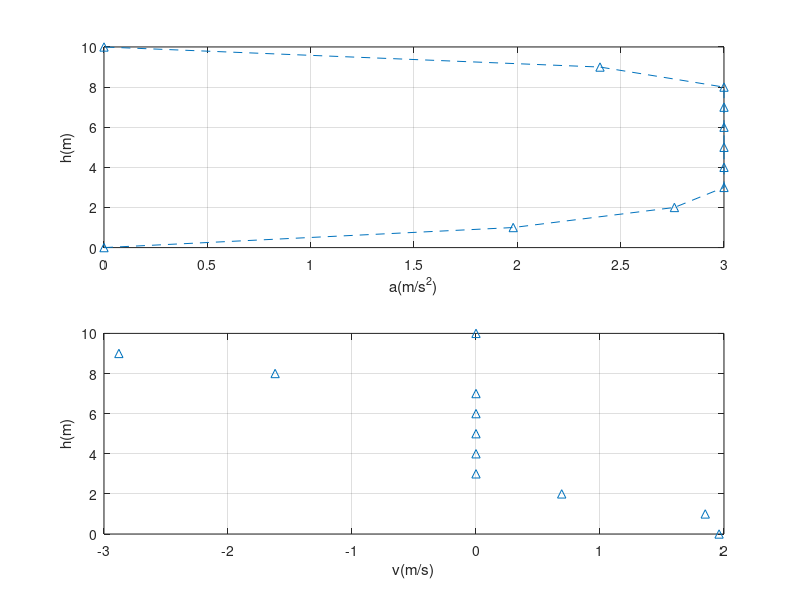

This chart was generated by the following MATLAB code:
%% Dynamic Programming

clc; clear; close all;

% Define IC, h: height, v: velocity
h_init = 0; v_init = 0;

% Final state
h_final = 10; v_final = 0;

% Boundary condition
h_min = 0; h_max = 10; N_h = 10;
v_min = 0; v_max = 3; N_v = 50;

% Create state array
Hd = h_min:(h_max - h_min) / N_h:h_max;
Vd = v_min:(v_max - v_min) / N_v:v_max;

% Input constraint, input is the system acceleration
u_min = -3; u_max = 2;

% Define cost to go matrix
J_costtogo = zeros(N_h + 1, N_v + 1);

% Define input acceleration matrix
Input_acc = zeros(N_h + 1, N_v + 1);

%%%%%%%%%%%%%%%% From 10m to 8m %%%%%%%%%%%%%%%%%
v_avg = 0.5 * (v_final + Vd); % Calculate average speed
T_delta = (h_max - h_min) ./ (N_h * v_avg); % Calculate travel time, this is thecost

acc = (v_final - Vd) ./ T_delta; % Calculate acceleration
J_temp = T_delta; % Assign delta T to cost to go
[acc_x, acc_y] = find(acc < u_min | acc > u_max); % Find which acc is over thelimit

Ind_lin_acc = sub2ind (size(acc), acc_x, acc_y); % Find linear index
J_temp (Ind_lin_acc) = inf; % Let certain elements to infinity
J_costtogo(2, :) = J_temp; % Save to cost to go matrix
Input_acc (2, :) = acc; % Save to acceleration matrix

%%%%%%%%%%%%%%%% From 8m to 2m %%%%%%%%%%%%%%%%%
for k = 3:1:N_h
    [Vd_x, Vd_y] = meshgrid(Vd, Vd); % Prepare the matrix
    v_avg = 0.5 * (Vd_x + Vd_y); % Calculate average time
    T_delta = (h_max - h_min) ./ (N_h * v_avg); % Calculate travel time, this is thecost

    acc = (Vd_y - Vd_x) ./ T_delta; % Calculate acceleration
    J_temp = T_delta; % Assign delta T to cost to go
    [acc_x, acc_y] = find(acc < u_min | acc > u_max); % Find which acc is over thelimit

    Ind_lin_acc = sub2ind (size(acc), acc_x, acc_y); % Find linear index
    J_temp (Ind_lin_acc) = inf; % Let certain elements to infinity

    %%%%%%% Very Important Step! %%%%%%%%%%%%%%%%%%%
    J_temp = J_temp + meshgrid(J_costtogo(k - 1, :))'; % Add last cost to go
    [J_costtogo(k, :), l] = min(J_temp); % Save to cost to go matrix
    Ind_lin_acc = sub2ind (size(J_temp), l, 1:length(l)); % Find linear index
    Input_acc (k, :) = acc(Ind_lin_acc); % Save to acceleration matrix
end

%%%%%%%%%%%%%%%% From 2m to 0m %%%%%%%%%%%%%%%%%
v_avg = 0.5 * (Vd + v_init); % Calculate average time
T_delta = (h_max - h_min) ./ (N_h * v_avg); % Calculate travel time, this is thecost

acc = (Vd - v_init) ./ T_delta; % Calculate acceleration
J_temp = T_delta; % Assign delta T to cost to go
[acc_x, acc_y] = find(acc < u_min | acc > u_max); % Find which acc is over thelimit

Ind_lin_acc = sub2ind (size(acc), acc_x, acc_y); % Fine linear index
J_temp (Ind_lin_acc) = inf; % Let certain elements to infitiy
%%%%%%% Very Important Step! %%%%%%%%%%%%%%%%%%%
J_temp = J_temp + J_costtogo(N_h, :); % Add last cost to go
[J_costtogo(N_h + 1, 1), l] = min(J_temp); % Save to cost to go matrix
Ind_lin_acc = sub2ind (size(J_temp), l); % Find linear index
Input_acc (N_h + 1, 1) = acc(Ind_lin_acc); % Save to acceleration matrix

%%%%%%%%%%%%%% Plot %%%%%%%%%%%%%%%%%%%%
h_plot_init = 0; % Initial height
v_plot_init = 0; % Initial velocity
acc_plot = zeros(length(Hd), 1); % Define acc plot array
v_plot = zeros(length(Hd), 1); % Define velocity plot array
h_plot = zeros(length(Hd), 1); % Define height plot array
h_plot (1) = h_plot_init; % First value
v_plot (1) = v_plot_init; % First value

for k = 1:1:N_h
    [min_h, h_plot_index] = min(abs(h_plot(k) - Hd)); % Table look up
    [min_v, v_plot_index] = min(abs(v_plot(k) - Vd)); % Table look up
    acc_index = sub2ind(size(Input_acc), N_h + 2 - h_plot_index, v_plot_index); % Findcontrol input /acceleration

    acc_plot (k) = Input_acc(acc_index); % Save acceleration to the matrix
    v_plot (k + 1) = sqrt((2 * (h_max - h_min) / N_h * acc_plot(k)) + v_plot (k) ^ 2); %Calculate speed and height

    h_plot (k + 1) = h_plot(k) + (h_max - h_min) / N_h;
end

% Plot
subplot(2, 1, 1);
plot(v_plot, h_plot, '--^'), grid on;
ylabel('h(m)');
xlabel('a(m/s^2)');
subplot(2, 1, 2);
plot(acc_plot, h_plot, '^'), grid on;
ylabel('h(m)'); xlabel('v(m/s)');
